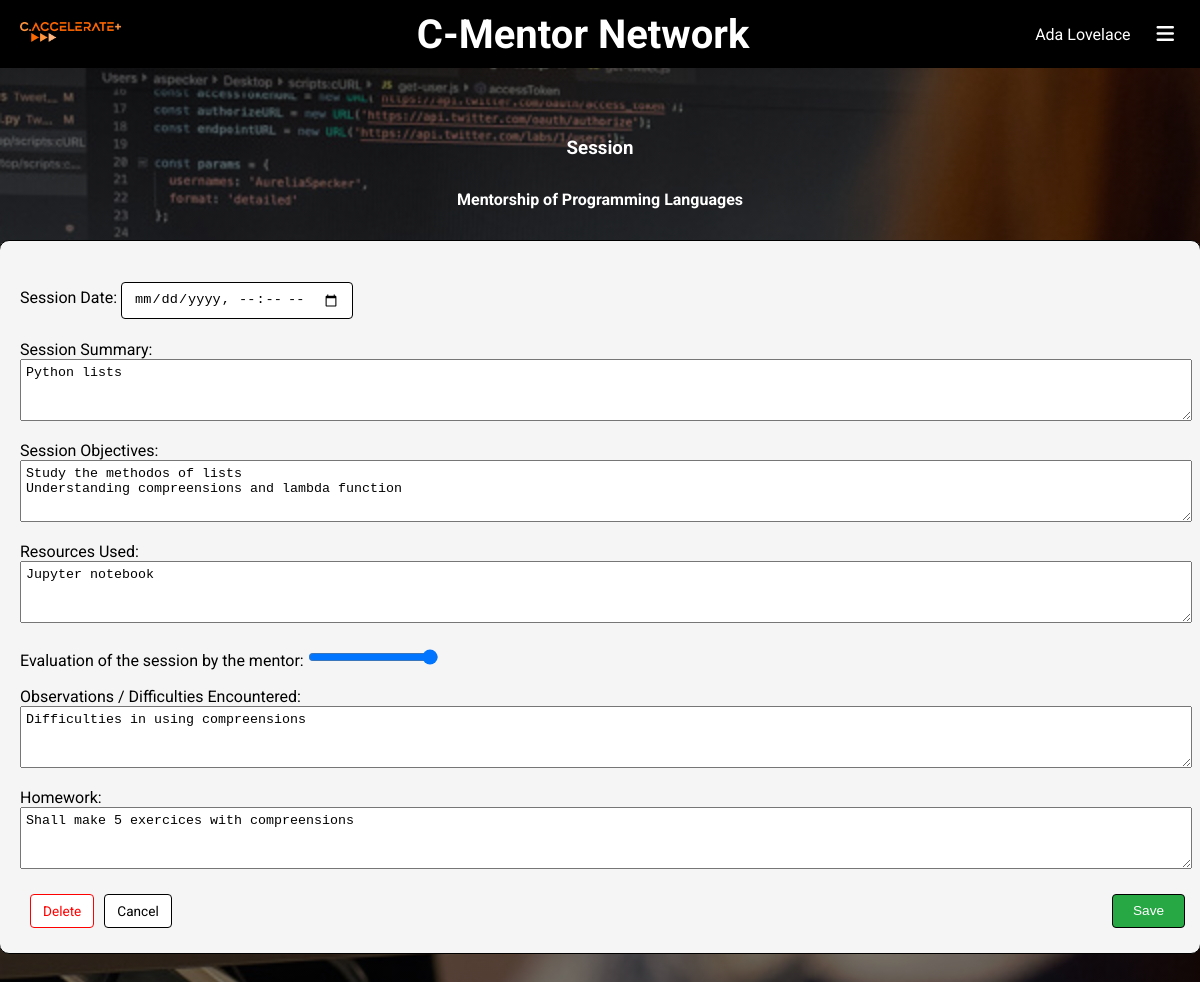
/edita/41 (signed in), run on the app's committed database.
### mentoria/models.py (models this page shows, shortened)
class Diade(models.Model):
    ano_lectivo = models.ForeignKey(AnoLectivo, on_delete=models.CASCADE, related_name='diades', default=1)
    mentor =  models.ForeignKey(Mentor, on_delete=models.CASCADE, related_name='diades_mentor')
    mentorando =  models.ForeignKey(Mentorando, on_delete=models.CASCADE, related_name='diades_mentorando')
    ativo = models.BooleanField(null=True, blank=True, default=True)
    data_criacao = models.DateField(auto_now_add=True)

class Mentor(models.Model):
    aluno = models.ForeignKey(Aluno, on_delete=models.CASCADE, related_name='mentorias')
    ano_lectivo = models.ForeignKey(AnoLectivo, on_delete=models.CASCADE, related_name='mentorias')
    disciplina = models.ForeignKey(Disciplina, on_delete=models.CASCADE, related_name='mentorias')
    nota = models.IntegerField(null=True, blank=True, default=None)
    ativo = models.BooleanField(null=True, blank=True, default=True)

class Sessao(models.Model):
    diade = models.ForeignKey(Diade, on_delete=models.CASCADE, related_name='sessoes')
    data = models.DateTimeField()
    sumario = models.CharField(max_length=200)
    objetivo = models.CharField(max_length=200)
    recursos = models.CharField(max_length=200)
    avaliacao_mentor = models.IntegerField(null=True, blank=True, default=1,validators=[
            MaxValueValidator(5),
            MinValueValidator(1)
        ])
    avaliacao_mentorando = models.IntegerField(null=True, blank=True, default=1,validators=[
            MaxValueValidator(5),
            MinValueValidator(1)
        ])
    observacoes = models.CharField(max_length=200)
    planificacao_proxima_sessao = models.CharField(max_length=200)
    confirmado = models.BooleanField(default=False)
    reportado = models.BooleanField(default=False)

### app/models.py (models this page shows, shortened)
class Disciplina(models.Model):
    nome = models.CharField(max_length=100)
    ano = models.IntegerField(null=True, blank=True)
    semestre = models.IntegerField(null=True, blank=True)
    alunos = models.ManyToManyField(
        Aluno, related_name='disciplinas')
    def __str__(self):
        return self.nome

### mentoria/views.py (the view)
# urls.py: path('edita/<int:sessao_id>', views.edita_sessao_view, name='edita'),
@login_required
def edita_sessao_view(request, sessao_id):
    ano = AnoLectivo.objects.get(ano='25-26')
    sessao = get_object_or_404(Sessao, id=sessao_id)
    diade = Sessao.objects.get(id=sessao_id).diade
    if request.method == 'POST':
        form = SessaoForm(request.POST, instance=sessao)
        if form.is_valid():
            form.save()
            return redirect('sessoes', diade.mentor_id, diade.mentorando_id, 0)
    else:
        form = SessaoForm(instance=sessao)
    context = {'form': form, 'sessao_id': sessao_id, 'diade': diade, 'ano': ano, 'semestre':semestre}
    return render(request, 'mentoria/editar_sessao.html', context)

### mentoria/templatetags/custom_filters.py (called while the page is built)
@register.filter(name='in_group')
def in_group(user, group_name):
    return user.groups.filter(name=group_name).exists()

### mentoria/templates/mentoria/editar_sessao.html (shortened to what this page needs)
{% extends "app/base.html" %}
{% block main %}
<body style="background-color: #b5073d;">
    <h3>Session</h3>
    <h4> Mentorship of {{ diade.mentor.disciplina }}</h4>
    <div class="disciplina" style="padding:20px;">
        <form action="{% url 'edita' sessao_id %}" method="POST" enctype="multipart/form-data">
            <div class="Form">{{ form.as_p }}</div>
            <a class="sessão" href="{% url 'apaga' sessao_id %}" style="float: left; margin-left: 10px; color: red; border: 1px solid red;">
                Delete
            </a>
            <a class="sessão" href="{% url 'sessoes' diade.mentor.id diade.mentorando.id 0 %}" style="float: left; margin-left: 10px;">
                Cancel
            </a>
            <input type="submit" class="sessão" style="background:#28a745; color:white; padding-left:20px; padding-right:20px; float: right; margin-right: -5px;" value="Save">
        </form>
    </div>
</body>
{% endblock main %}

### app/templates/app/base.html (shortened to what this page needs)
{% load custom_filters %}
<!DOCTYPE html>
<html lang="en">
<head>
    {% load static %}
    <link rel="stylesheet" href="{% static 'app/styles.css' %}">
	<link rel="stylesheet" href="https://cdnjs.cloudflare.com/ajax/libs/font-awesome/6.5.1/css/all.min.css">
</head>
<body>
    <header  style="padding:10px;">
        <div>
            <a href="{% url 'info' %}"><img src="{% static 'app/caccelerate.png' %}" alt="C-Accelerate" height="20px" style="margin:10px;"></a>
        </div>
        {% if request.user.is_authenticated %}
		<h3 class="titulo">
			C-Mentor Network
        </h3>
		{% endif %}
        <nav>
			{% block nav %}
				{% if request.user.is_authenticated %}
				<span style="font-size:medium">{{ request.user.first_name }} {{ request.user.last_name }}</span>
				<div class="dropdown" tabindex="0" aria-haspopup="true" aria-expanded="false">
					<button class="dropbtn" aria-label="Open menu" aria-haspopup="true" aria-expanded="false" id="dropdownMenuBtn">
						<i class="fa fa-bars" aria-hidden="true"></i>
					</button>
				</div>
				{% endif %}
			{% endblock %}
        </nav>
    </header>
    <main>
        {% block main %}
        {% endblock main %}
    </main>
</body>
</html>

### static/app/styles.css (style rules this page uses)
body { padding: 0; margin: 0; font-family: 'Roboto', sans-serif; }
header { background-color: black; color: white; padding: 2.5px 20px; display: flex; flex-direction: row; align-items: center; justify-content: space-between; }
header h3 { margin:10px 0 10px 0px; }
header a { text-decoration: none; color:white; }
main { padding: 50px 20px; margin:auto; }

### data on the page
Diade: mentor.disciplina "Programming Languages"
Sessao: sumario "Python lists", objetivo "Study the methodos of lists Understanding compreensions and lambda function", recursos "Jupyter notebook", avaliacao_mentor "5", observacoes "Difficulties in using compreensions", planificacao_proxima_sessao "Shall make 5 exercices with compreensions"

### other printed values
{{ request.user.first_name }} "Ada"
{{ request.user.last_name }} "Lovelace"
